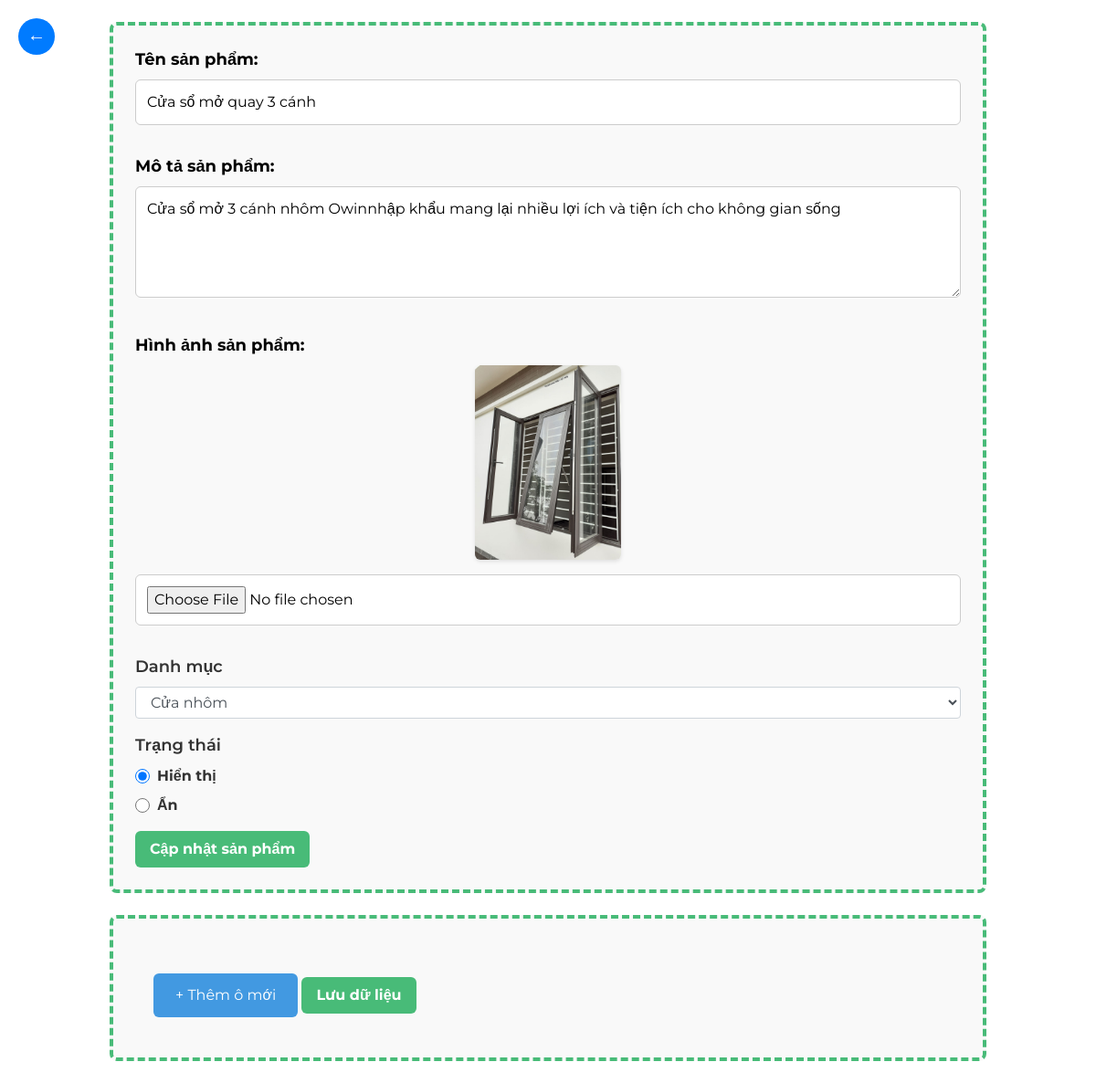
The app's page /admin/update-product-admin.php?id=7 (signed in) with its own data.
### tables this page shows
CREATE TABLE `products` (
  `product_id` int(11) NOT NULL,
  `category_id` int(11) NOT NULL,
  `product_name` varchar(255) NOT NULL,
  `description` text DEFAULT NULL,
  `status` tinyint(4) NOT NULL DEFAULT 1,
  `created_at` timestamp NOT NULL DEFAULT current_timestamp(),
  `updated_at` timestamp NOT NULL DEFAULT current_timestamp() ON UPDATE current_timestamp(),
  `image_url` varchar(500) DEFAULT NULL
);

### admin/update-product-admin.php (the view, shortened to what this page needs)
<?php
include '../includes/database.php';
$id = isset($_GET['id']) ? (int) $_GET['id'] : 1;
$sql_product = "SELECT * FROM products WHERE product_id = ?";
$stmt = $conn->prepare($sql_product);
$stmt->bind_param("i", $id);
$stmt->execute();
$product_result = $stmt->get_result();
$product_row = $product_result->fetch_assoc();
?>
<!DOCTYPE html>
<html lang="en">
<head>
    <link href="https://cdn.jsdelivr.net/npm/tailwindcss@2.2.19/dist/tailwind.min.css" rel="stylesheet">
    <link rel="stylesheet" href="https://cdn.jsdelivr.net/npm/swiper@11/swiper-bundle.min.css" />
    <link rel="stylesheet" href="./assets/css/style.css">
    <link rel="stylesheet" href="./assets/css/base.css">
    <link rel="stylesheet" href="./assets/css/responsive.css">
</head>
<body class="bg-white-100 ">
    <button onclick="window.history.back();"
        style="padding-bottom:5px ;margin-bottom: 10px ;position: fixed; top: 20px; left: 20px; width: 40px; height: 40px; background-color: #007bff; border: none; border-radius: 50%; color: #fff; font-size: 20px; cursor: pointer;">
        &larr;
    </button>
    <div class="wrapper">
        <div class="custom-form-container">
            <form action="../database/update_product.php" method="POST" enctype="multipart/form-data">
                <div class="mb-4">
                    <label class="custom-label" for="product_name">Tên sản phẩm:</label>
                    <input type="text" name="product_name" id="product_name"
                        value="<?php echo htmlspecialchars($product_row['product_name']); ?>" required>
                </div>
                <div class="mb-4">
                    <label class="custom-label" for="description">Mô tả sản phẩm:</label>
                    <textarea name="description" id="description" rows="4"
                        required><?php echo htmlspecialchars($product_row['description']); ?></textarea>
                </div>
                <div class="mb-4">
                    <label class="custom-label">Hình ảnh sản phẩm:</label>
                    <?php if (!empty($product_row['image_url'])): ?>
                        <img src="<?php echo $product_row['image_url']; ?>" alt="Hình ảnh sản phẩm"
                            class="custom-product-image">
                    <?php endif; ?>
                    <input type="file" name="image" accept="image/*">
                </div>
                <div style="margin-bottom: 1rem;">
                    <label for="category"
                        style="display: block; margin-bottom: 0.5rem; font-weight: 600; color: #333;">Danh mục</label>
                    <select id="category" name="category_id" required
                        style="width: 100%; padding: 0.375rem 0.75rem; font-size: 1rem; line-height: 1.5; color: #495057; background-color: #fff; border: 1px solid #ced4da; border-radius: 0.25rem; transition: border-color 0.15s ease-in-out, box-shadow 0.15s ease-in-out;">
                        <option value="2" <?php echo ($product_row['category_id'] == 2) ? 'selected' : ''; ?>>Cửa nhôm
                        </option>
                    </select>
                </div>
                <div style="margin-bottom: 1rem;">
                    <label style="display: block; margin-bottom: 0.5rem; font-weight: 600; color: #333;">Trạng
                        thái</label>
                    <div style="display: flex; align-items: center; margin-bottom: 0.5rem;">
                        <input type="radio" name="status" id="show" value="1" <?php echo ($product_row['status'] == 1) ? 'checked' : ''; ?> style="margin-right: 0.5rem; width: 1rem; height: 1rem;">
                        <label for="show" style="margin: 0; font-size: 1rem; color: #333;">Hiển thị</label>
                    </div>
                    <div style="display: flex; align-items: center; margin-bottom: 0.5rem;">
                        <input type="radio" name="status" id="hide" value="0" <?php echo ($product_row['status'] == 0) ? 'checked' : ''; ?> style="margin-right: 0.5rem; width: 1rem; height: 1rem;">
                        <label for="hide" style="margin: 0; font-size: 1rem; color: #333;">Ẩn</label>
                    </div>
                </div>
                <button type="submit" class="custom-btn custom-btn-green">Cập nhật sản phẩm</button>
            </form>
        </div>
        <div class="custom-form-container">
            <fieldset class="border-4 p-5">
                <form action="/database/save_content.php" method="POST" enctype="multipart/form-data">
                    <button type="button" id="addBlockBtn" class="custom-add-btn-main" onclick="addNewBlock(this)">+
                        Thêm ô mới</button>
                    <button type="submit" class="custom-btn custom-btn-green">Lưu dữ liệu</button>
                </form>
            </fieldset>
        </div>
    </div>
</body>

### public/assets/css/base.css (style rules this page uses)
* { margin: 0; padding: 0; border: 0; font-size: 100%; list-style: none; text-decoration: none; box-sizing: border-box; }
body { font-family: 'Montserrat', sans-serif; }
html { scroll-behavior: smooth; }
:root { --border-color: #dbdbdb; --text-color: #333; --background-color: #a0a0a0; --primary-color: #065b6a; --white-color: white; --font-family: 'Montserrat', sans-serif; }
.wrapper { width: 80%; max-width: 80%; margin: 0 auto; }

### admin/update-product-admin.php (style rules this page uses)
.custom-form-container { max-width: 1024px; margin: 1.5rem auto; padding: 1.5rem; border: 4px dashed #38a169; border-radius: 0.5rem; background-color: #f7fafc; }
.custom-add-btn-main { background-color: #4299e1; color: #fff; padding: 0.75rem 1.5rem; border-radius: 0.375rem; border: none; cursor: pointer; display: inline-block; margin-top: 1rem; }
.custom-form-container { max-width: 1024px; margin: 1.5rem auto; padding: 1.5rem; border: 4px dashed #48bb78; border-radius: 0.5rem; background-color: #f9f9f9; }
.custom-form-container label { font-size: 1.125rem; font-weight: bold; margin-bottom: 0.5rem; display: block; }
.custom-form-container input[type="text"], .custom-form-container textarea, .custom-form-container input[type="file"] { width: 100%; padding: 0.75rem; border: 1px solid #ccc; border-radius: 0.375rem; margin-bottom: 1rem; background-color: #fff; }
.custom-btn { display: inline-block; padding: 0.5rem 1rem; border-radius: 0.375rem; text-align: center; text-decoration: none; font-weight: bold; cursor: pointer; border: none; }
.custom-btn-green { background-color: #48bb78; color: #fff; }
.custom-product-image { width: 160px; margin-bottom: 1rem; border-radius: 0.375rem; box-shadow: 0 2px 4px rgba(0, 0, 0, 0.1); }
.custom-product-image, .custom-video { display: block; margin-left: auto; margin-right: auto; }

### records on screen
products: product_name "Cửa sổ mở quay 3 cánh", description "Cửa sổ mở 3 cánh nhôm Owinnhập khẩu mang lại nhiều lợi ích và tiện ích cho không gian sống", image_url (picture), category_id "Cửa nhôm", status "☑ Hiển thị", status "☐ Ẩn"
